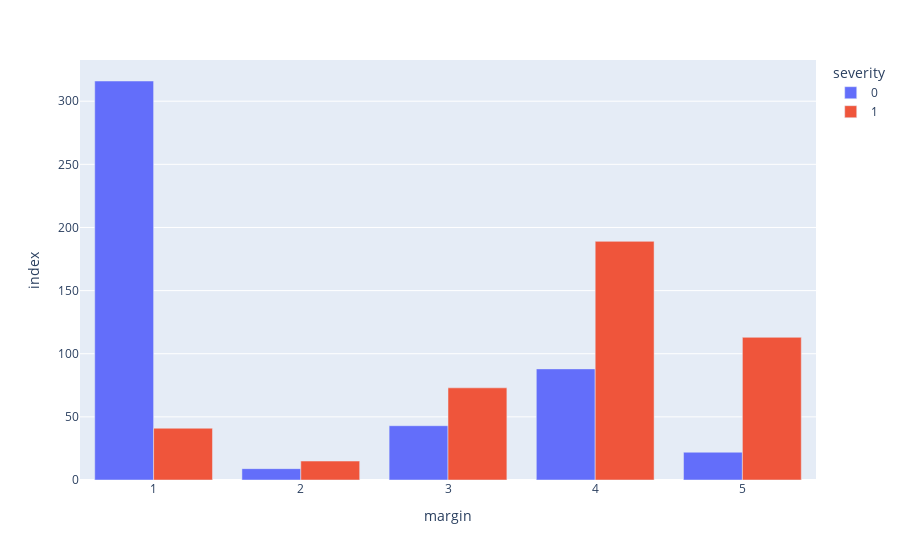

Notebook code cell kept with this figure:
### Code cell
ratio_plot(data, 'margin')

### Figure 1 — Plotly figure (JSON) as saved in the notebook; plotly's stock layout.template omitted (floating-point values rounded to 4 significant figures)
{"data": [{"alignmentgroup": "True", "hovertemplate": "severity=0<br>margin=%{x}<br>index=%{y}<extra></extra>", "legendgroup": "0", "marker": {"color": "#636efa", "pattern": {"shape": ""}}, "name": "0", "offsetgroup": "0", "orientation": "v", "showlegend": true, "textposition": "auto", "type": "bar", "x": [1, 2, 3, 4, 5], "xaxis": "x", "y": [316, 9, 43, 88, 22], "yaxis": "y"}, {"alignmentgroup": "True", "hovertemplate": "severity=1<br>margin=%{x}<br>index=%{y}<extra></extra>", "legendgroup": "1", "marker": {"color": "#EF553B", "pattern": {"shape": ""}}, "name": "1", "offsetgroup": "1", "orientation": "v", "showlegend": true, "textposition": "auto", "type": "bar", "x": [1, 2, 3, 4, 5], "xaxis": "x", "y": [41, 15, 73, 189, 113], "yaxis": "y"}], "layout": {"barmode": "group", "legend": {"title": {"text": "severity"}, "tracegroupgap": 0}, "margin": {"t": 60}, "xaxis": {"anchor": "y", "domain": [0, 1], "title": {"text": "margin"}}, "yaxis": {"anchor": "x", "domain": [0, 1], "title": {"text": "index"}}}}
